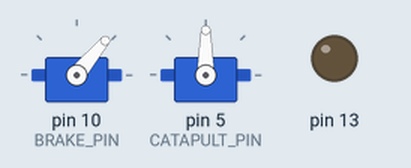
This sketch was run on a simulated Arduino Uno, built with avr-gcc and run on an emulated ATmega328P. Shown: 2 × servo, output pins drawn as LEDs (lit = HIGH).

Above: at 0.1 s.
At 3.1 s:
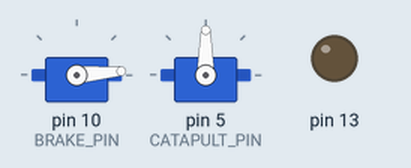
At 6.1 s:
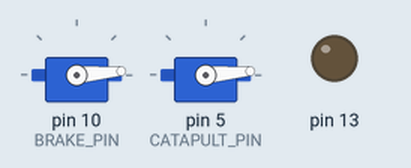
Timing chart, 0 to 7.6 s (numbered marks = the images above):
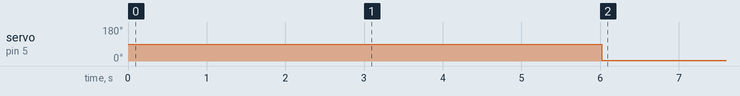

Measured:
- by itself, servo on pin 5 (CATAPULT_PIN): 90° → 5° at 6.0 s

The sketch:

MIP.ino
```cpp
#include <Arduino.h>
#include <Servo.h>

#define MAGNET_PIN A0

#define BRAKE_PIN 10
#define BRAKE_OPEN 5
#define BRAKE_CLOSE 50
#define CATAPULT_PIN 5
#define CATAPULT_LOCK 90
#define CATAPULT_RELEASE 5
#define CATAPULT_TIME 3000

// in ms
#define STOP_DELAY 10
#define REVERSE_DELAY 500

#define ROTATIONS 4
byte rotations = ROTATIONS;

long timeStart;

bool registeredRotation = false;
bool forwards = true;
bool done = false;

Servo brake;
Servo catapult;

void setup() {
  // put your setup code here, to run once:
  pinMode(BRAKE_PIN, OUTPUT);
  pinMode(CATAPULT_PIN, OUTPUT);
  pinMode(MAGNET_PIN, INPUT_PULLUP);
  pinMode(13, OUTPUT);
  brake.attach(BRAKE_PIN);
  catapult.attach(CATAPULT_PIN);
  brake.write(BRAKE_CLOSE);
  catapult.write(CATAPULT_LOCK);
  delay(20);
  // Wait 3 seconds
  delay(3000);
  brake.write(BRAKE_OPEN);
  timeStart = millis();
  delay(20);
}

void loop() {
  if (done) {
    return;
  }

  if (millis() - timeStart >= CATAPULT_TIME) {
    catapult.write(CATAPULT_RELEASE);
    delay(10);
  }

}
```
